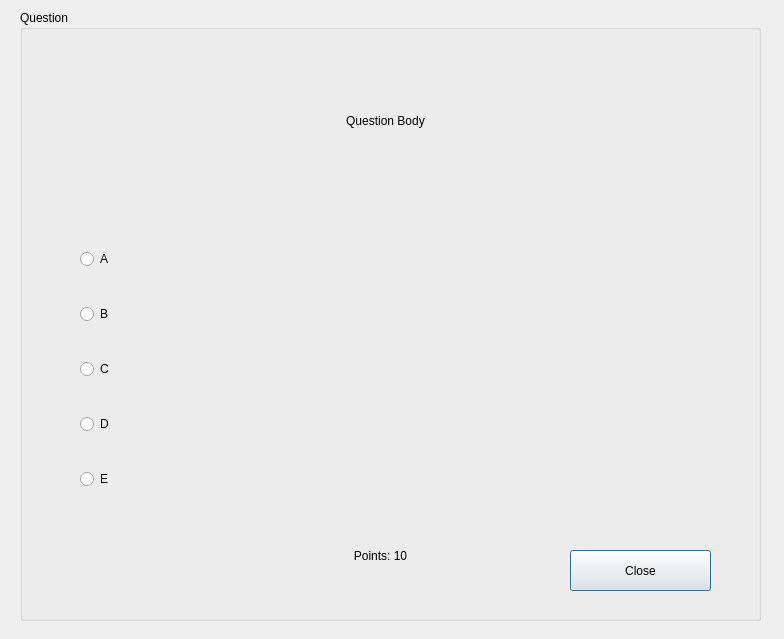
<?xml version="1.0" encoding="UTF-8"?>
<ui version="4.0">
 <class>FiveOptionsQuestionDialog</class>
 <widget class="QDialog" name="FiveOptionsQuestionDialog">
  <property name="geometry">
   <rect>
    <x>0</x>
    <y>0</y>
    <width>784</width>
    <height>639</height>
   </rect>
  </property>
  <property name="windowTitle">
   <string>Dialog</string>
  </property>
  <widget class="QGroupBox" name="groupBox">
   <property name="geometry">
    <rect>
     <x>20</x>
     <y>10</y>
     <width>741</width>
     <height>611</height>
    </rect>
   </property>
   <property name="title">
    <string>Question</string>
   </property>
   <widget class="QLabel" name="label">
    <property name="geometry">
     <rect>
      <x>70</x>
      <y>30</y>
      <width>591</width>
      <height>161</height>
     </rect>
    </property>
    <property name="text">
     <string>Question Body</string>
    </property>
    <property name="alignment">
     <set>Qt::AlignCenter</set>
    </property>
   </widget>
   <widget class="QLabel" name="label_2">
    <property name="geometry">
     <rect>
      <x>280</x>
      <y>530</y>
      <width>161</width>
      <height>31</height>
     </rect>
    </property>
    <property name="text">
     <string>Points: 10</string>
    </property>
    <property name="alignment">
     <set>Qt::AlignCenter</set>
    </property>
   </widget>
   <widget class="QPushButton" name="pushButton">
    <property name="geometry">
     <rect>
      <x>550</x>
      <y>540</y>
      <width>141</width>
      <height>41</height>
     </rect>
    </property>
    <property name="text">
     <string>Close</string>
    </property>
   </widget>
   <widget class="QWidget" name="layoutWidget">
    <property name="geometry">
     <rect>
      <x>60</x>
      <y>210</y>
      <width>601</width>
      <height>301</height>
     </rect>
    </property>
    <layout class="QVBoxLayout" name="verticalLayout">
     <item alignment="Qt::AlignLeft">
      <widget class="QRadioButton" name="radioButton">
       <property name="text">
        <string>A</string>
       </property>
      </widget>
     </item>
     <item alignment="Qt::AlignLeft">
      <widget class="QRadioButton" name="radioButton_2">
       <property name="text">
        <string>B</string>
       </property>
      </widget>
     </item>
     <item alignment="Qt::AlignLeft">
      <widget class="QRadioButton" name="radioButton_3">
       <property name="text">
        <string>C</string>
       </property>
      </widget>
     </item>
     <item alignment="Qt::AlignLeft">
      <widget class="QRadioButton" name="radioButton_4">
       <property name="text">
        <string>D</string>
       </property>
      </widget>
     </item>
     <item alignment="Qt::AlignLeft">
      <widget class="QRadioButton" name="radioButton_5">
       <property name="layoutDirection">
        <enum>Qt::LeftToRight</enum>
       </property>
       <property name="text">
        <string>E</string>
       </property>
      </widget>
     </item>
    </layout>
   </widget>
  </widget>
 </widget>
 <resources/>
 <connections/>
</ui>
